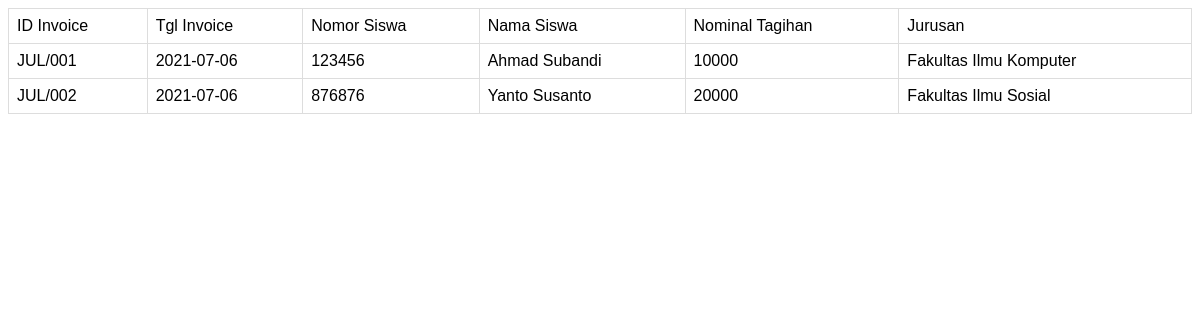
Before: /demo/index.php with the older database file.
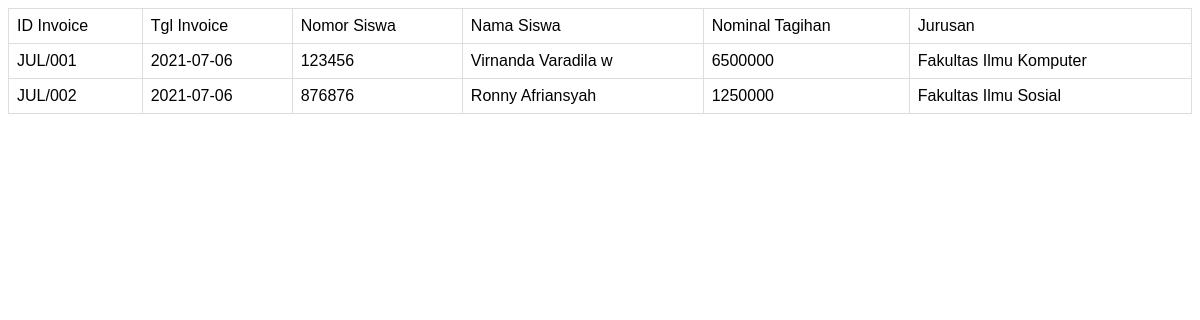
After: the same page with the newer database file.
### tables this page shows
CREATE TABLE `tagihan_pembayaran` (
`id_invoice` varchar(100) NOT NULL, 
`tanggal_invoice` date NOT NULL,
`nomor_siswa` varchar(12) NOT NULL,
`nama` varchar(30) NOT NULL,
`nominal_tagihan` int(11) NOT NULL,
`informasi` varchar(60) NOT NULL, 
`nomor_jurnal_pembukuan` varchar(100) DEFAULT NULL, 
`waktu_transaksi` datetime DEFAULT NULL, 
`channel_pembayaran` varchar(20) DEFAULT NULL, 
`status_pembayaran` varchar(10) DEFAULT NULL
);

### demo/index.php (the view, shortened to what this page needs)
<link rel="stylesheet" href="style.css" type="text/css" media="all">
<?php
include_once 'database.php';
$result = mysqli_query($conn,"SELECT * FROM tagihan_pembayaran");
?>
<!DOCTYPE html>
<html>
 <head>
 </head>
<body>
<?php
if (mysqli_num_rows($result) > 0) {
?>
  <table>
  <tr>
    <td>ID Invoice</td>
    <td>Tgl Invoice</td>
    <td>Nomor Siswa</td>
    <td>Nama Siswa</td>
    <td>Nominal Tagihan</td>
    <td>Jurusan</td>
  </tr>
<?php
while($row = mysqli_fetch_array($result)) {
?>
<tr>
    <td><?php echo $row["id_invoice"]; ?></td>
    <td><?php echo $row["tanggal_invoice"]; ?></td>
    <td><?php echo $row["nomor_siswa"]; ?></td>
    <td><?php echo $row["nama"]; ?></td>
    <td><?php echo $row["nominal_tagihan"]; ?></td>
    <td><?php echo $row["informasi"]; ?></td>
</tr>
<?php
}
?>
</table>
 <?php
}
else{
    echo "No result found";
}
?>
 </body>
</html>

### demo/style.css (style rules this page uses)
table { font-family: arial, sans-serif; border-collapse: collapse; width: 100%; }
td, th { border: 1px solid #dddddd; text-align: left; padding: 8px; }
tr:nth-child(even) { background-color: white; }

Changed rows visible on the page:
changed tagihan_pembayaran "JUL/001": nama "Ahmad Subandi" → "Virnanda Varadila w"; nominal_tagihan "10000" → "6500000"
changed tagihan_pembayaran "JUL/002": nama "Yanto Susanto" → "Ronny Afriansyah"; nominal_tagihan "20000" → "1250000"
